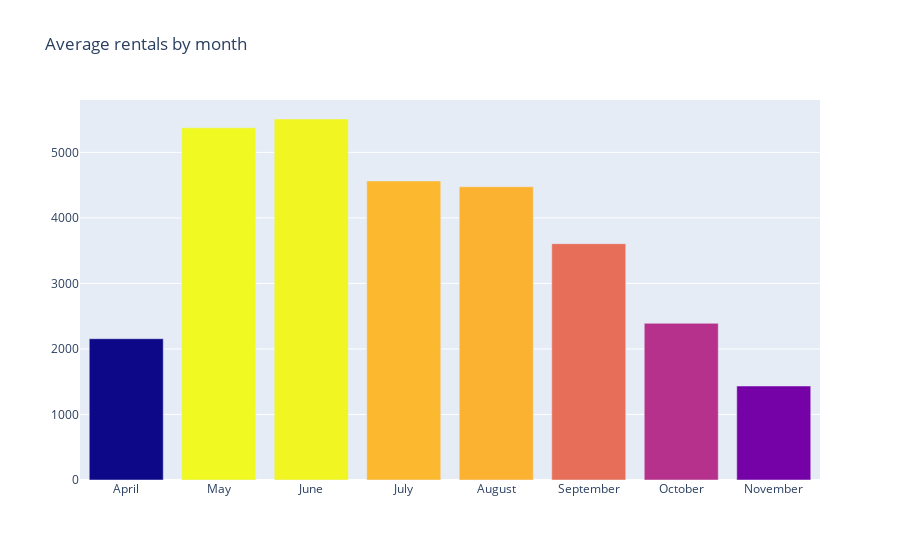

Notebook code cell kept with this figure:
### Markdown cell above
## Average rentals by month

### Code cell
iplot(monthAvgPlot)

### Figure 1 — Plotly figure (JSON) as saved in the notebook; plotly's stock layout.template omitted (floating-point values rounded to 4 significant figures)
{"data": [{"marker": {"autocolorscale": true, "color": [6468, 138725, 141465, 165280, 166616, 43035, 74136, 108212]}, "type": "bar", "x": ["April", "August", "July", "June", "May", "November", "October", "September"], "y": [2156, 4475, 4563.0, 5509.0, 5375.0, 1434.0, 2391.0, 3607.0]}], "layout": {"title": {"text": "Average rentals by month"}, "xaxis": {"categoryarray": ["April", "May", "June", "July", "August", "September", "October", "November"], "categoryorder": "array"}}}
